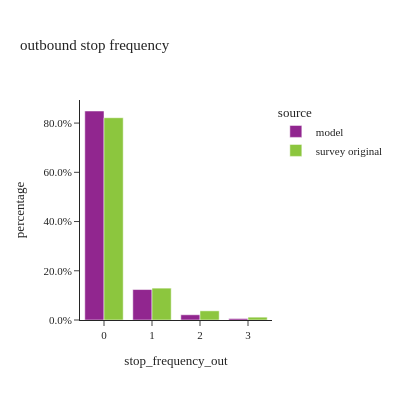
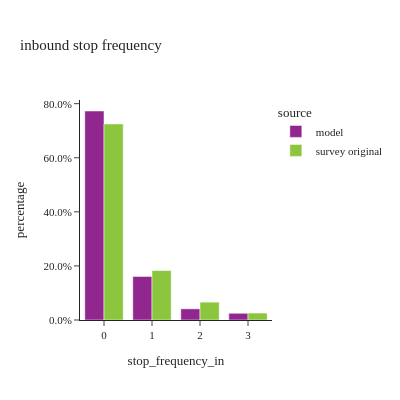

Notebook source saved alongside these figures, in order:
### Code cell
#| layout-ncol: 2

util.plot_share_barchart(tour_data, 'tour_weight', 'stop_frequency_out', title="outbound stop frequency", width=400)
util.plot_share_barchart(tour_data, 'tour_weight', 'stop_frequency_in', title="inbound stop frequency", width=400)

### Figure 1 — Plotly figure (JSON) as saved in the notebook; plotly's stock layout.template omitted (floating-point values rounded to 4 significant figures)
{"data": [{"alignmentgroup": "True", "customdata": [[4259000.0, 4259000.0], [620600.0, 620600.0], [106600.0, 106600.0], [29510.0, 29510.0]], "hovertemplate": "source=model<br>stop_frequency_out=%{x}<br>percentage=%{y}<br>weighted_sum=%{customdata[0]}<br>sample_size=%{customdata[1]}<extra></extra>", "legendgroup": "model", "marker": {"color": "#91268F", "pattern": {"shape": ""}}, "name": "model", "offsetgroup": "model", "orientation": "v", "showlegend": true, "textposition": "auto", "type": "bar", "x": ["0", "1", "2", "3"], "xaxis": "x", "y": [0.8491, 0.1237, 0.02126, 0.005883], "yaxis": "y"}, {"alignmentgroup": "True", "customdata": [[3694000.0, 9150.0], [582100.0, 1352.0], [167300.0, 462.0], [51890.0, 156.0]], "hovertemplate": "source=survey original<br>stop_frequency_out=%{x}<br>percentage=%{y}<br>weighted_sum=%{customdata[0]}<br>sample_size=%{customdata[1]}<extra></extra>", "legendgroup": "survey original", "marker": {"color": "#8CC63E", "pattern": {"shape": ""}}, "name": "survey original", "offsetgroup": "survey original", "orientation": "v", "showlegend": true, "textposition": "auto", "type": "bar", "x": ["0", "1", "2", "3"], "xaxis": "x", "y": [0.8218, 0.1295, 0.03721, 0.01154], "yaxis": "y"}], "layout": {"barmode": "group", "height": 400, "legend": {"title": {"text": "source"}, "tracegroupgap": 0}, "title": {"text": "outbound stop frequency"}, "width": 400, "xaxis": {"anchor": "y", "domain": [0.0, 1.0], "title": {"text": "stop_frequency_out"}}, "yaxis": {"anchor": "x", "domain": [0.0, 1.0], "tickformat": ".1%", "title": {"text": "percentage"}}}}

### Figure 2 — Plotly figure (JSON) as saved in the notebook; plotly's stock layout.template omitted (floating-point values rounded to 4 significant figures)
{"data": [{"alignmentgroup": "True", "customdata": [[3876000.0, 3876000.0], [807400.0, 807400.0], [207100.0, 207100.0], [124600.0, 124600.0]], "hovertemplate": "source=model<br>stop_frequency_in=%{x}<br>percentage=%{y}<br>weighted_sum=%{customdata[0]}<br>sample_size=%{customdata[1]}<extra></extra>", "legendgroup": "model", "marker": {"color": "#91268F", "pattern": {"shape": ""}}, "name": "model", "offsetgroup": "model", "orientation": "v", "showlegend": true, "textposition": "auto", "type": "bar", "x": ["0", "1", "2", "3"], "xaxis": "x", "y": [0.7729, 0.161, 0.0413, 0.02485], "yaxis": "y"}, {"alignmentgroup": "True", "customdata": [[3260000.0, 8391.0], [822500.0, 1864.0], [297100.0, 625.0], [115600.0, 240.0]], "hovertemplate": "source=survey original<br>stop_frequency_in=%{x}<br>percentage=%{y}<br>weighted_sum=%{customdata[0]}<br>sample_size=%{customdata[1]}<extra></extra>", "legendgroup": "survey original", "marker": {"color": "#8CC63E", "pattern": {"shape": ""}}, "name": "survey original", "offsetgroup": "survey original", "orientation": "v", "showlegend": true, "textposition": "auto", "type": "bar", "x": ["0", "1", "2", "3"], "xaxis": "x", "y": [0.7252, 0.183, 0.06609, 0.02571], "yaxis": "y"}], "layout": {"barmode": "group", "height": 400, "legend": {"title": {"text": "source"}, "tracegroupgap": 0}, "title": {"text": "inbound stop frequency"}, "width": 400, "xaxis": {"anchor": "y", "domain": [0.0, 1.0], "title": {"text": "stop_frequency_in"}}, "yaxis": {"anchor": "x", "domain": [0.0, 1.0], "tickformat": ".1%", "title": {"text": "percentage"}}}}
